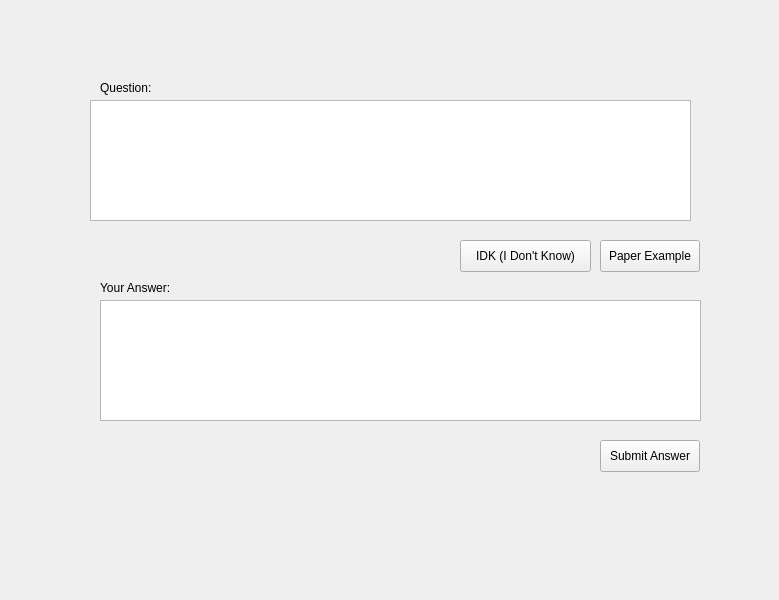
<?xml version="1.0" encoding="UTF-8"?>
<ui version="4.0">
 <class>MainWindow</class>
 <widget class="QMainWindow" name="MainWindow">
  <property name="geometry">
   <rect>
    <x>0</x>
    <y>0</y>
    <width>779</width>
    <height>600</height>
   </rect>
  </property>
  <property name="windowTitle">
   <string>MainWindow</string>
  </property>
  <widget class="QWidget" name="centralwidget">
   <widget class="QLabel" name="question_label">
    <property name="geometry">
     <rect>
      <x>100</x>
      <y>80</y>
      <width>58</width>
      <height>16</height>
     </rect>
    </property>
    <property name="text">
     <string>Question:</string>
    </property>
   </widget>
   <widget class="QLabel" name="your_answer_label">
    <property name="geometry">
     <rect>
      <x>100</x>
      <y>280</y>
      <width>81</width>
      <height>16</height>
     </rect>
    </property>
    <property name="text">
     <string>Your Answer:</string>
    </property>
   </widget>
   <widget class="QTextEdit" name="answer_box">
    <property name="geometry">
     <rect>
      <x>100</x>
      <y>300</y>
      <width>601</width>
      <height>121</height>
     </rect>
    </property>
   </widget>
   <widget class="QPushButton" name="submit_answer_btn">
    <property name="geometry">
     <rect>
      <x>600</x>
      <y>440</y>
      <width>100</width>
      <height>32</height>
     </rect>
    </property>
    <property name="text">
     <string>Submit Answer</string>
    </property>
   </widget>
   <widget class="QPushButton" name="idk_btn">
    <property name="geometry">
     <rect>
      <x>460</x>
      <y>240</y>
      <width>131</width>
      <height>32</height>
     </rect>
    </property>
    <property name="text">
     <string>IDK (I Don't Know)</string>
    </property>
   </widget>
   <widget class="QPushButton" name="paper_example_btn">
    <property name="geometry">
     <rect>
      <x>600</x>
      <y>240</y>
      <width>100</width>
      <height>32</height>
     </rect>
    </property>
    <property name="text">
     <string>Paper Example</string>
    </property>
   </widget>
   <widget class="QTextEdit" name="question_text_box">
    <property name="geometry">
     <rect>
      <x>90</x>
      <y>100</y>
      <width>601</width>
      <height>121</height>
     </rect>
    </property>
    <property name="readOnly">
     <bool>true</bool>
    </property>
   </widget>
  </widget>
 </widget>
 <resources/>
 <connections/>
</ui>
